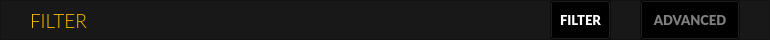
   <widget class="QFrame" name="top_bar">
    <property name="geometry">
     <rect>
      <x>0</x>
      <y>40</y>
      <width>770</width>
      <height>40</height>
     </rect>
    </property>
    <property name="styleSheet">
     <string notr="true">background-color: #181819;
color: #7f7f7f;</string>
    </property>
    <property name="frameShape">
     <enum>QFrame::StyledPanel</enum>
    </property>
    <property name="frameShadow">
     <enum>QFrame::Raised</enum>
    </property>
    <widget class="QLabel" name="current_tab">
     <property name="geometry">
      <rect>
       <x>30</x>
       <y>0</y>
       <width>271</width>
       <height>41</height>
      </rect>
     </property>
     <property name="font">
      <font>
       <family>Lato Light</family>
       <pointsize>14</pointsize>
      </font>
     </property>
     <property name="styleSheet">
      <string notr="true">background:transparent;
color: #ffbe00</string>
     </property>
     <property name="text">
      <string>FILTER</string>
     </property>
     <property name="alignment">
      <set>Qt::AlignLeading|Qt::AlignLeft|Qt::AlignVCenter</set>
     </property>
    </widget>
    <widget class="QPushButton" name="filter_tab_bt">
     <property name="geometry">
      <rect>
       <x>550</x>
       <y>0</y>
       <width>61</width>
       <height>40</height>
      </rect>
     </property>
     <property name="font">
      <font>
       <family>Lato Black</family>
       <pointsize>10</pointsize>
       <weight>75</weight>
       <bold>true</bold>
      </font>
     </property>
     <property name="styleSheet">
      <string notr="true">QPushButton {
	color: #7f7f7f;
    background-color: transparent;
}

QPushButton:checked {
 	color: #ffffff;
}</string>
     </property>
     <property name="text">
      <string>FILTER</string>
     </property>
     <property name="checkable">
      <bool>true</bool>
     </property>
     <property name="checked">
      <bool>true</bool>
     </property>
    </widget>
    <widget class="QPushButton" name="advanced_tab_bt">
     <property name="geometry">
      <rect>
       <x>640</x>
       <y>0</y>
       <width>100</width>
       <height>40</height>
      </rect>
     </property>
     <property name="font">
      <font>
       <family>Lato Black</family>
       <pointsize>10</pointsize>
       <weight>75</weight>
       <bold>true</bold>
      </font>
     </property>
     <property name="styleSheet">
      <string notr="true">QPushButton {
	color: #7f7f7f;
    background-color: transparent;
}

QPushButton:checked {
 	color: #ffffff;
}</string>
     </property>
     <property name="text">
      <string>ADVANCED</string>
     </property>
     <property name="checkable">
      <bool>true</bool>
     </property>
    </widget>
   </widget>
